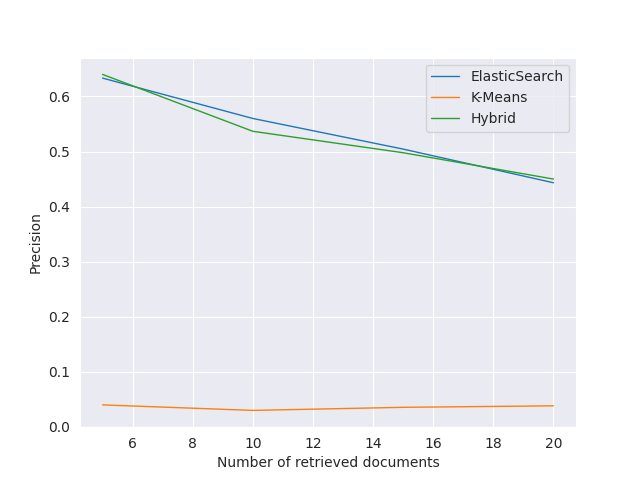

Recreate this plot in Python.
import pandas as pd
import numpy as np
import matplotlib.pyplot as plt
import seaborn as sns
import statistics as st
import pickle as pk

with open('data.txt','rb') as f:
    df = pk.load(f)

print(df)
df = df.iloc[:4,:]

sns.set_style("darkgrid")
plt.plot(df.after, df.es_p, linewidth = 1)
plt.plot(df.after, df.kmeans_p, linewidth = 1)
plt.plot(df.after, df.hybrid_p, linewidth = 1)
plt.xlabel("Number of retrieved documents")
plt.ylabel("Precision")
plt.legend(["ElasticSearch","K-Means","Hybrid"])
plt.savefig("plot.png")
